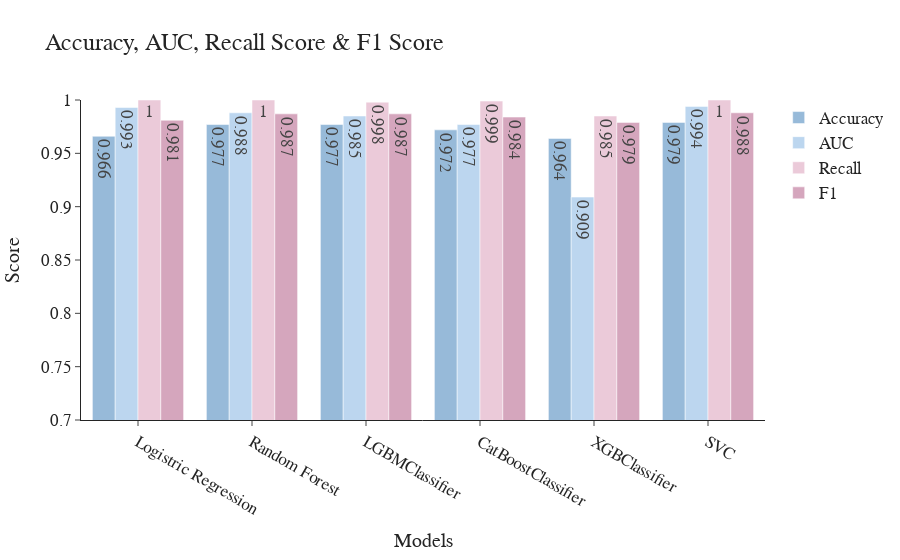

The code cell stored with this chart in its notebook:
### Code cell
def plot_model_score(model_name, accuracy_list, auc_list, recall_list, f1_list, title):

    fig = go.Figure(data=[
        go.Bar(name='Accuracy', x=model_name, y=np.round(accuracy_list,3), text=np.round(accuracy_list,3), marker_color='#97bad9'),    
        go.Bar(name='AUC',x=model_name, y=np.round(auc_list,3), text=np.round(auc_list,3), marker_color= '#bcd6ef'), 
        go.Bar(name='Recall',   x=model_name, y=np.round(recall_list,3), text=np.round(recall_list,3), marker_color='#ebcad9'),
        go.Bar(name='F1',       x=model_name, y=np.round(f1_list,3), text=np.round(f1_list,3), marker_color='#d5a6bd')
    ])
    
    fig.update_layout(template = 'simple_white', title = title)
    fig.update_layout(xaxis_title="Models", yaxis_title="Score", font = dict(size=17, family = 'Franklin Gothic'))
    fig.update_layout(yaxis_range=[0.7,1])
        
    fig.show()
    
plot_model_score(model_name, accuracy_list, auc_list, recall_list, f1_list,
                 'Accuracy, AUC, Recall Score & F1 Score')

### Figure 1 — Plotly figure (JSON) as saved in the notebook; plotly's stock layout.template omitted (floating-point values rounded to 4 significant figures)
{"data": [{"marker": {"color": "#97bad9"}, "name": "Accuracy", "text": [0.966, 0.977, 0.977, 0.972, 0.964, 0.979], "type": "bar", "x": ["Logistric Regression", "Random Forest", "LGBMClassifier", "CatBoostClassifier", "XGBClassifier", "SVC"], "y": [0.966, 0.977, 0.977, 0.972, 0.964, 0.979]}, {"marker": {"color": "#bcd6ef"}, "name": "AUC", "text": [0.993, 0.988, 0.985, 0.977, 0.909, 0.994], "type": "bar", "x": ["Logistric Regression", "Random Forest", "LGBMClassifier", "CatBoostClassifier", "XGBClassifier", "SVC"], "y": [0.993, 0.988, 0.985, 0.977, 0.909, 0.994]}, {"marker": {"color": "#ebcad9"}, "name": "Recall", "text": [1, 1, 0.998, 0.999, 0.985, 1], "type": "bar", "x": ["Logistric Regression", "Random Forest", "LGBMClassifier", "CatBoostClassifier", "XGBClassifier", "SVC"], "y": [1, 1, 0.998, 0.999, 0.985, 1]}, {"marker": {"color": "#d5a6bd"}, "name": "F1", "text": [0.981, 0.987, 0.987, 0.984, 0.979, 0.988], "type": "bar", "x": ["Logistric Regression", "Random Forest", "LGBMClassifier", "CatBoostClassifier", "XGBClassifier", "SVC"], "y": [0.981, 0.987, 0.987, 0.984, 0.979, 0.988]}], "layout": {"font": {"family": "Franklin Gothic", "size": 17}, "title": {"text": "Accuracy, AUC, Recall Score & F1 Score"}, "xaxis": {"title": {"text": "Models"}}, "yaxis": {"range": [0.7, 1], "title": {"text": "Score"}}}}
